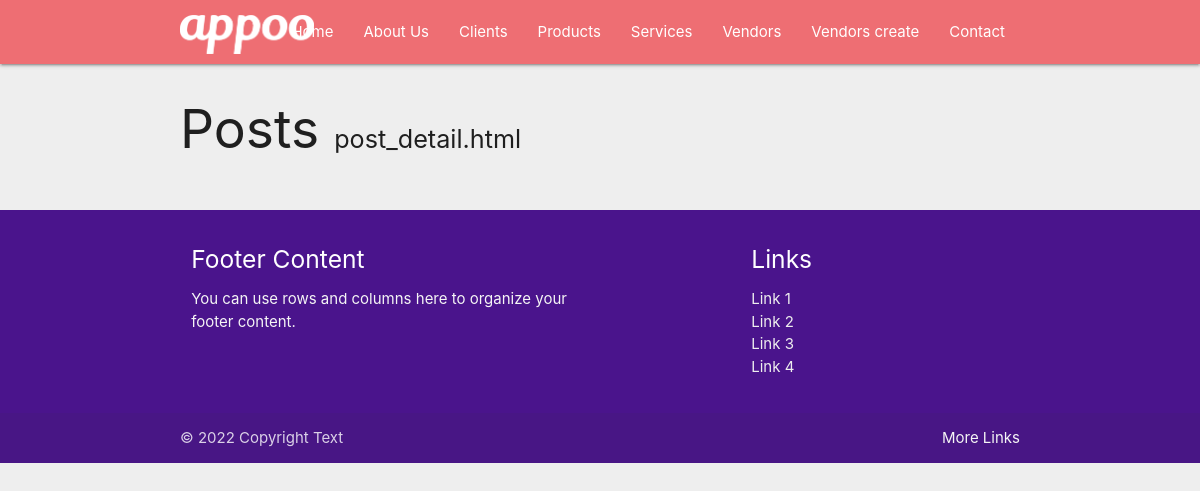
Before: /post_list with the older database file.
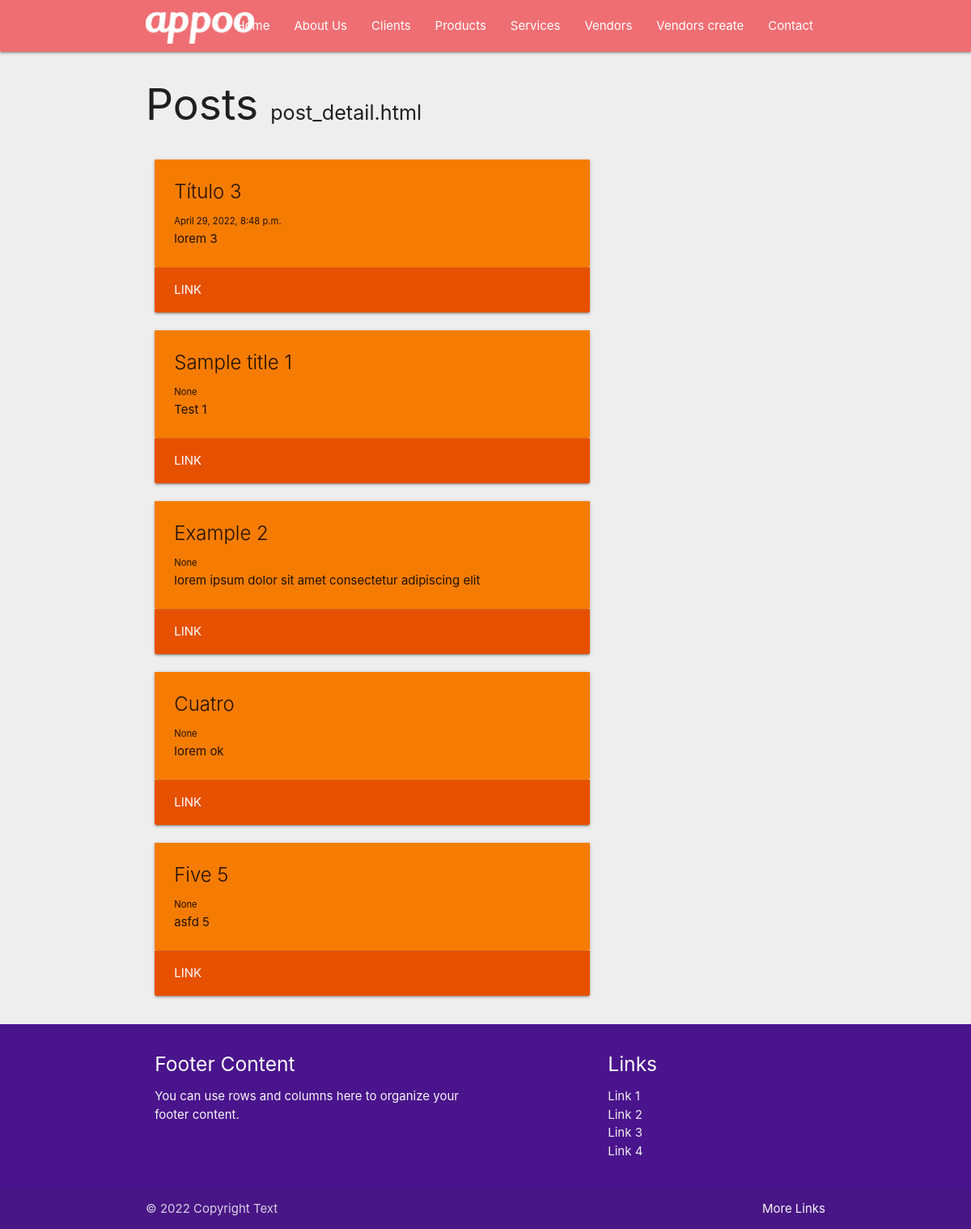
After: the same page with the newer database file.
### store/models.py (models this page shows, shortened)
class Post(models.Model):
    author = models.ForeignKey(settings.AUTH_USER_MODEL, on_delete=models.CASCADE)
    title = models.CharField(max_length=200)
    text = models.TextField()
    created_date = models.DateTimeField(
            default=timezone.now)
    published_date = models.DateTimeField(
            blank=True, null=True)

### store/views.py (the view)
# urls.py: path('post_list',views.post_all),
def post_all(request):
    query_post = Post.objects.all().order_by('-published_date')
    return render(request,'store/post_list.html',{'nbar':'post_list','query_post':query_post})

### store/templates/store/post_list.html (shortened to what this page needs)
{% extends 'store/base-store.html' %}
{% block content %}
<div class="container">
    <h2>
        <span>Posts</span>
        <span class="flow-text">post_detail.html</span>
    </h2>
    <div class="row">
        {% for item in query_post %}
        <div class="col s12 m8">
            <div class="card">
                <div class="card-content orange darken-2">
                    <span class="card-title">{{item.title}}</span>
                    <small>{{item.published_date }}</small>
                    <p>{{item.text }}</p>
                </div>
                <div class="card-action orange darken-4">
                    <a class="white-text" href="#">link</a>
                </div>
            </div>
        </div>
        {% endfor %}
    </div>
</div>
{% endblock %}

Changed rows visible on the page:
added Post: title "Título 3", published_date "April 29, 2022, 8:48 p.m.", text "lorem 3"
added Post: title "Sample title 1", published_date "None", text "Test 1"
added Post: title "Example 2", published_date "None", text "lorem ipsum dolor sit amet consectetur adipiscing elit"
added Post: title "Cuatro", published_date "None", text "lorem ok"
added Post: title "Five 5", published_date "None", text "asfd 5"
